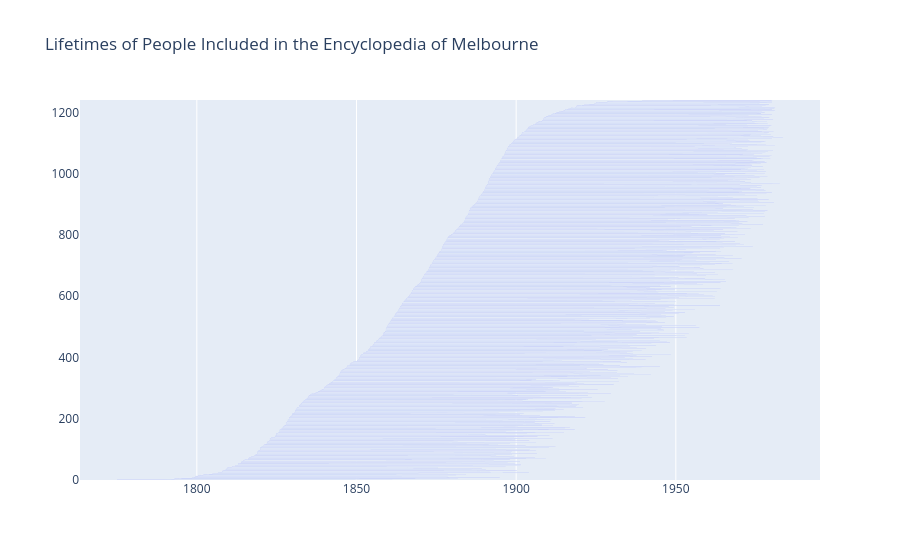

The code cell stored with this chart in its notebook:
### Markdown cell above
## 4. Visualisaing Lifetimes

Plotly has a timeline function, that uses a gantt chart to create a timeline where we can record people's lives from birth to death. Let's start with just the basic information that we need:
- our data source: df
- x_start: when the person's lifeline begins
- x_end: when the person's lifeline ends
- title: Describing what we are looking at

### Code cell
fig = px.timeline(
    df,
    x_start="birth_date",
    x_end="death_date",
    title="Lifetimes of People Included in the Encyclopedia of Melbourne",
    hover_data={
        "name": True,
        "birth_date": True,
        "death_date": True,
    },
)

fig.show()

### Figure 1 — Plotly figure (JSON) as saved in the notebook; plotly's stock layout.template omitted (floating-point values rounded to 4 significant figures; data arrays with more than 128 entries replaced by an {"elided": "..."} marker saying what was removed)
{"data": [{"base": {"elided": "1241 str values"}, "customdata": {"elided": "1241x1 str values"}, "hovertemplate": "birth_date=%{base}<br>death_date=%{x}<br>name=%{customdata[0]}<extra></extra>", "legendgroup": "", "marker": {"color": "#636efa", "pattern": {"shape": ""}}, "name": "", "orientation": "h", "showlegend": false, "textposition": "auto", "type": "bar", "x": {"elided": "1241 int values"}, "xaxis": "x", "yaxis": "y"}], "layout": {"barmode": "overlay", "legend": {"tracegroupgap": 0}, "title": {"text": "Lifetimes of People Included in the Encyclopedia of Melbourne"}, "xaxis": {"anchor": "y", "domain": [0, 1], "type": "date"}, "yaxis": {"anchor": "x", "domain": [0, 1]}}}
